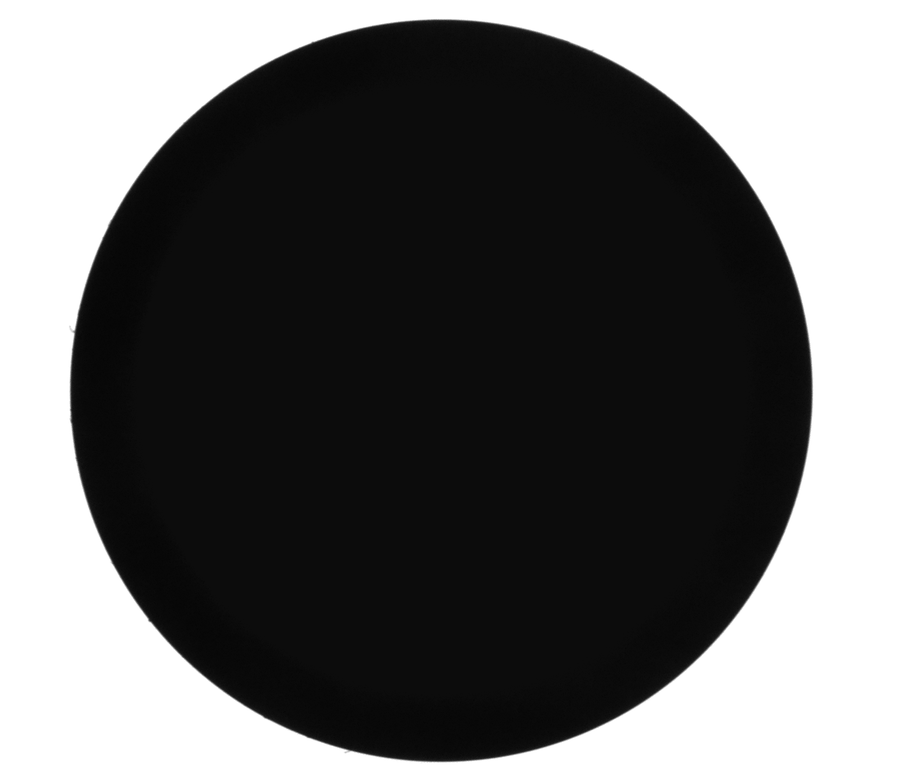
#> input picture Images_Outer/resim1.png, 900 x 784 px, shrunk from 1649 x 1437 before the run
$ python subpixel_edges_code.py
#> lines starting #> are read from the running program, lines starting #| are printed output that depends on the picture; after the words box and inside, x2 and y2 are one past the last pixel; in counts of white or black regions, pixels touching at a corner belong together
#> further down, img_gray is the input picture: shape (784, 900); min 5, max 255, mean 105.9
### subpixel_edges/final_detector_iter0.py
import numpy as np

from subpixel_edges.edgepixel import EdgePixel
from subpixel_edges.edges_iter0 import h_edges, v_edges


def main_iter0(F, threshold, iters, order):
#> called with threshold = 25, iters = 0, order = 2
    ep = EdgePixel()

    rows, cols = np.shape(F)
#> rows = 784; cols = 900
    [x, y] = np.meshgrid(np.arange(cols), np.arange(rows))

    Fx = np.zeros((rows, cols))
    Fx[0: rows, 1: cols - 1] = 0.5 * (F[0: rows, 2: cols] - F[0: rows, 0: cols - 2])
    Fy = np.zeros((rows, cols))
    Fy[1: rows - 1, 0: cols] = 0.5 * (F[2: rows, 0: cols] - F[0: rows - 2, 0: cols])
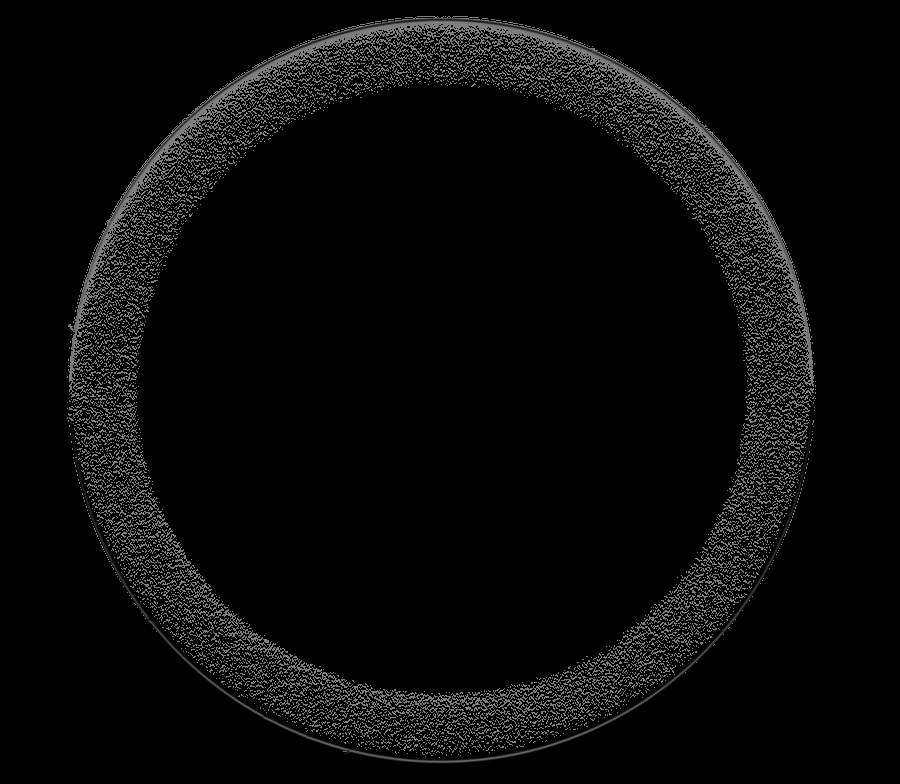
#> Fy: shape (784, 900) float64; min 0, max 127.5, mean 9.2
    grad = np.sqrt(Fx ** 2 + Fy ** 2)
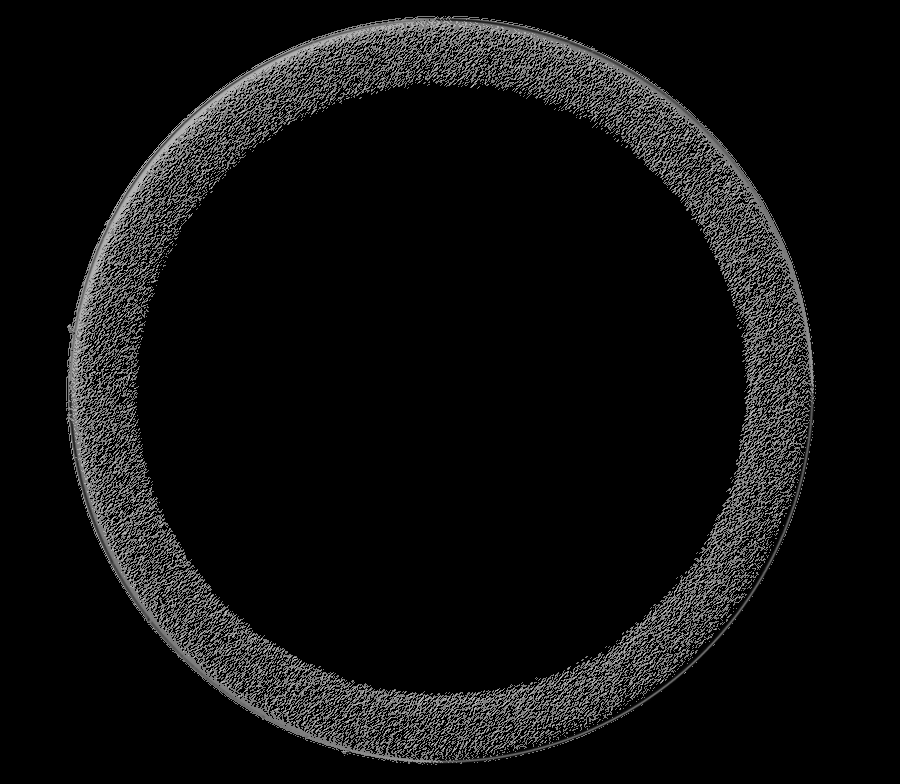
#> grad: shape (784, 900) float64; min 0, max 180.3, mean 16.1

    abs_Fy_inner = np.abs(Fy[5:rows - 5, 2: cols - 2])
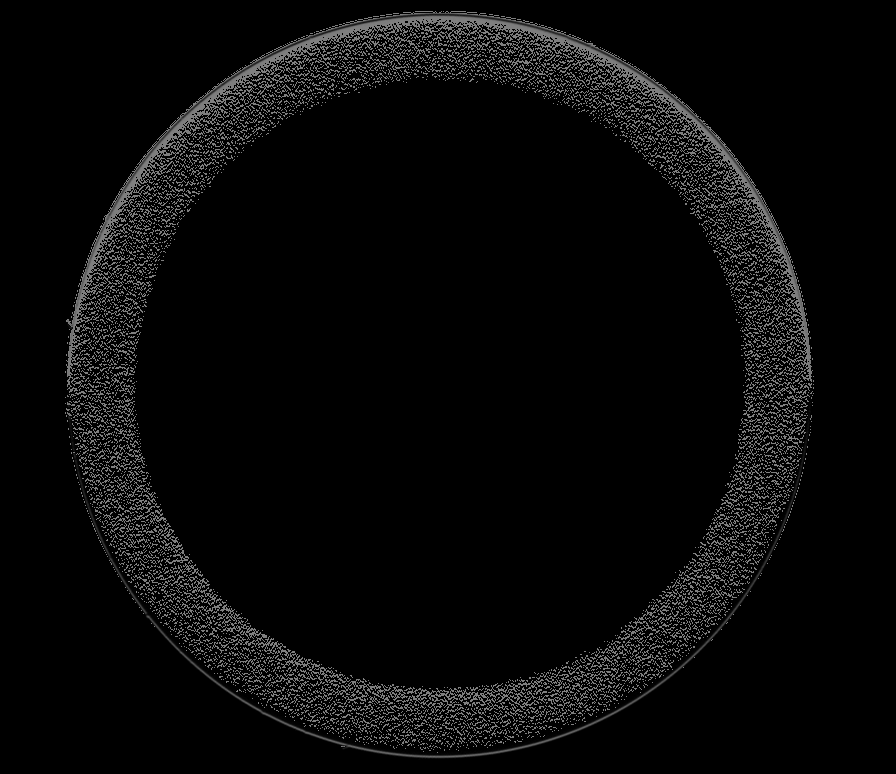
#> abs_Fy_inner: shape (774, 896) float64; min 0, max 127.5, mean 9.3
    abs_Fx_inner = np.abs(Fx[2:rows - 2, 5: cols - 5])
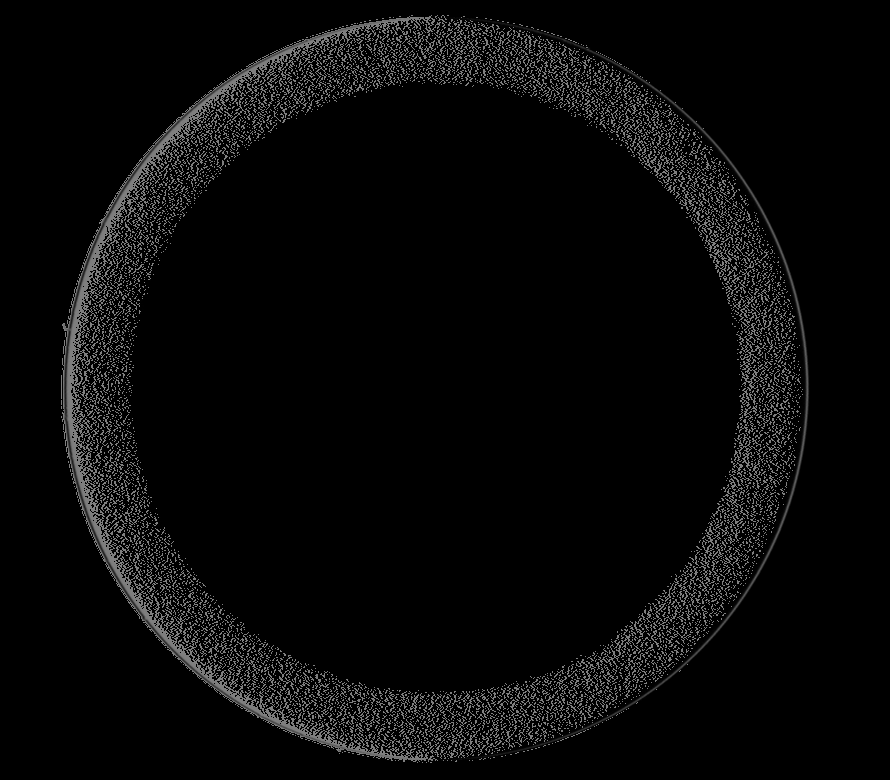
#> abs_Fx_inner: shape (780, 890) float64; min 0, max 127.5, mean 9

    Ey = np.zeros((rows, cols), dtype=bool)
    Ex = np.zeros((rows, cols), dtype=bool)

    Ey[5: rows - 5, 2: cols - 2] = np.logical_and.reduce([
        grad[5: rows - 5, 2: cols - 2] > threshold,
        abs_Fy_inner >= np.abs(Fx[5: rows - 5, 2: cols - 2]),
        abs_Fy_inner >= np.abs(Fy[4: rows - 6, 2: cols - 2]),
        abs_Fy_inner > np.abs(Fy[6: rows - 4, 2: cols - 2])
    ])
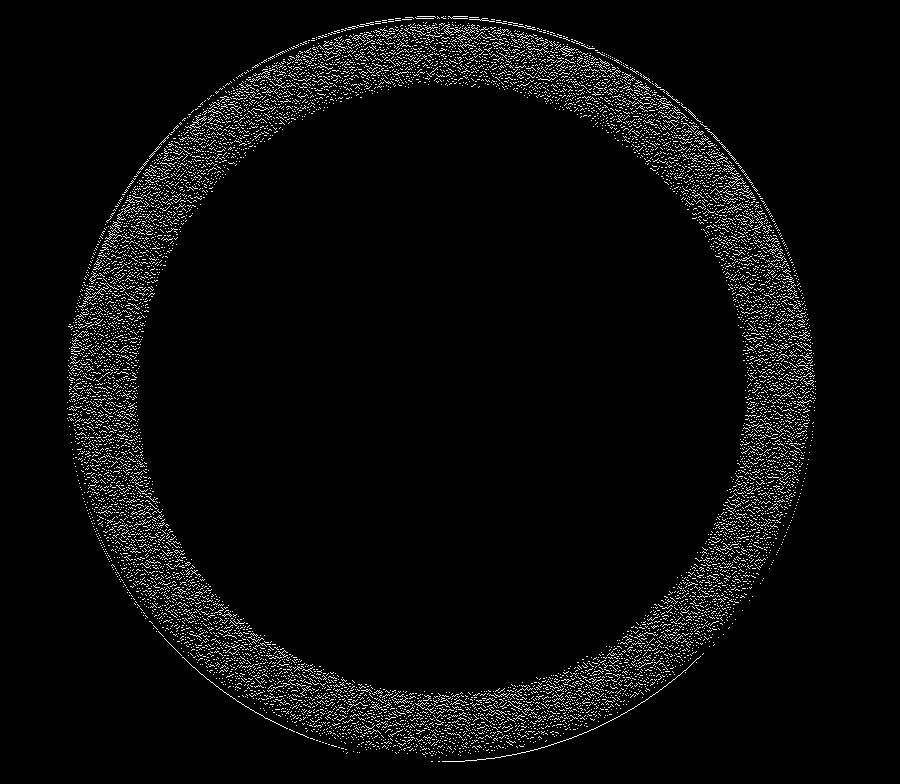
#> Ey: shape (784, 900) bool; 4.1% white in thin lines or dots, all inside (x1, y1, x2, y2) = (67, 16, 816, 762)

    Ex[2: rows - 2, 5: cols - 5] = np.logical_and.reduce([
        grad[2: rows - 2, 5: cols - 5] > threshold,
        abs_Fx_inner > np.abs(Fy[2: rows - 2, 5: cols - 5]),
        abs_Fx_inner >= np.abs(Fx[2: rows - 2, 4: cols - 6]),
        abs_Fx_inner > np.abs(Fx[2: rows - 2, 6: cols - 4])
    ])
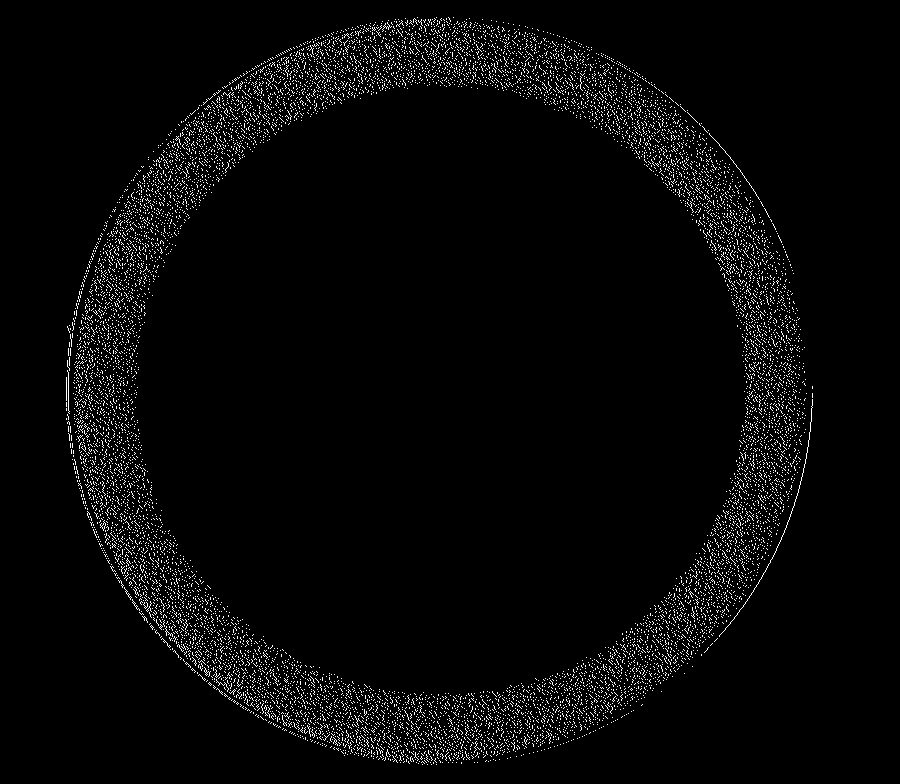
#> Ex: shape (784, 900) bool; 3.2% white in thin lines or dots, all inside (x1, y1, x2, y2) = (66, 17, 813, 765)

    Ey = Ey.ravel('F')
    Ex = Ex.ravel('F')
    y = y.ravel('F')
    x = x.ravel('F')

    edges_y = (x[Ey] * rows + y[Ey])
    edges_x = (x[Ex] * rows + y[Ex])

    F = F.ravel('F')
    Fx = Fx.ravel('F')
    Fy = Fy.ravel('F')

    ny = np.ones((np.shape(edges_y)[0], 1))
    ny[Fy[edges_y] < 0] = -1
    nx = np.ones((np.shape(edges_x)[0], 1))
    nx[Fx[edges_x] < 0] = -1

    Ay, By, ay, by, cy = h_edges(F, rows, Fx, Fy, edges_y, order)
    Ax, Bx, ax, bx, cx = v_edges(F, rows, Fx, Fy, edges_x, order)

    ay = ay.ravel('F')
    ax = ax.ravel('F')

    ep.position = np.r_[edges_y, edges_x]
    ep.x = np.r_[x[edges_y], x[edges_x] - ax]
    ep.y = np.r_[y[edges_y] - ay, y[edges_x]]

    ep.nx = np.r_[
        np.sign(Ay - By) / np.sqrt(1 + by ** 2) * by,
        np.sign(Ax - Bx) / np.sqrt(1 + bx ** 2),
    ]
    ep.ny = np.r_[
        np.sign(Ay - By) / np.sqrt(1 + by ** 2),
        np.sign(Ax - Bx) / np.sqrt(1 + bx ** 2) * bx,
    ]
    ep.curv = np.r_[
        2 * cy * ny / ((1 + by ** 2) ** 1.5),
        2 * cx * nx / ((1 + bx ** 2) ** 1.5),
    ]
    ep.i0 = np.r_[np.minimum(Ay, By), np.minimum(Ax, Bx)]
    ep.i1 = np.r_[np.maximum(Ay, By), np.maximum(Ax, Bx)]

    # # erase elements outside the image size
    index_to_erase1 = np.union1d(np.where(ep.x > cols), np.where(ep.y > rows))
#> index_to_erase1 = 603 values from 0 to 47079
    index_to_erase2 = np.union1d(np.where(ep.x < 0), np.where(ep.y < 0))
#> index_to_erase2 = 94 values from 124 to 48353

    index_to_erase = np.union1d(index_to_erase1, index_to_erase2)
#> index_to_erase = 697 values from 0 to 48353

    ep.x = np.delete(ep.x, index_to_erase)
    ep.y = np.delete(ep.y, index_to_erase)
    ep.nx = np.delete(ep.nx, index_to_erase)
    ep.ny = np.delete(ep.ny, index_to_erase)
    ep.i0 = np.delete(ep.i0, index_to_erase)
    ep.i1 = np.delete(ep.i1, index_to_erase)
    ep.position = np.delete(ep.position, index_to_erase)
    ep.curv = np.delete(ep.curv, index_to_erase)

    return ep

### subpixel_edges/__init__.py
import numpy as np

from subpixel_edges.final_detector_iter0 import main_iter0
from subpixel_edges.final_detector_iter1 import main_iter1
from subpixel_edges.final_detector_iterN import main_iterN


# [11 lines left out: function init, not called in this run]


def subpixel_edges(img, threshold, iters, order):
    """
    Detects subpixel features for each pixel belonging to an edge in `img`.

    The subpixel edge detection used the method published in the following paper:
    "Accurate Subpixel Edge Location Based on Partial Area Effect"
    http://www.sciencedirect.com/science/article/pii/S0262885612001850

    Parameters
    ----------
    img: ndarray
        A grayscale image.
    threshold: int or float
        Specifies the minimum difference of intensity at both
        sides of a pixel to be considered as an edge.
    iters: int
        Specifies how many smoothing iterations are needed
        to find the final edges:
            0:  Oriented to noise free images. No previous smoothing on
                the image. The detection is applied on the original
                image values (section 3 of the paper).
            1:  Oriented to low-noise images. The detection is applied
                on the image previously smoothed by a 3x3 mask
                (default) (sections 4 and 5 of the paper)
            >1: Oriented to high-noise images. Several stages of
                smoothing + detection + synthetic image creation are
                applied (section 6 of the paper). A few iterations are
                normally enough.
    order: int
        Specifies the order of the edges to find:
            1:  first order edges (straight lines)
            2:  second order edges (default)

    Returns
    -------
    An instance of EdgePixel
    """
    if iters == 0:
        return main_iter0(img, threshold, iters, order)
    elif iters == 1:
        return main_iter1(img, threshold, iters, order)
    elif iters > 1:
        for iterN in range(iters):
            ep, img = main_iterN(img, threshold, iters, order)
        return ep

### subpixel_edges/edgepixel.py
import numpy as np
import scipy


class EdgePixel:
    """
    Class describing pixel features.

    position:
        1D-index inside image
    x, y:
        subpixel position
    nx, ny:
        normal vector (normalized)
    curv:
        curvature
    i0, i1:
        intensities at both sides
    """
    def __init__(self, position=None, x=None, y=None, nx=None, ny=None, curv=None, i0=None, i1=None):

        self.position = position  # 1D index inside image
        self.x = x                # X subpixel position
        self.y = y                # Y subpixel position
        self.nx = nx              # normal vector (normalized)
        self.ny = ny              # normal vector (normalized)
        self.curv = curv          # curvature
        self.i0 = i0              # intensities
        self.i1 = i1              # intensities

    # [36 lines left out: functions save, load, not called in this run]

### subpixel_edges/edges_iter0.py
import numpy as np

from numba import njit


@njit(cache=True)
def h_edges(F, rows, Fx, Fy, edges, order):
    n_edges = np.shape(edges)[0]

    A = np.zeros((n_edges, 1))
    B = np.zeros((n_edges, 1))
    a = np.zeros((n_edges, 1))
    b = np.zeros((n_edges, 1))
    c = np.zeros((n_edges, 1))

    for k in range(n_edges):
        edge = edges[k]

        m1 = -1
        m2 = 1
        if Fx[edge] * Fy[edge] >= 0:
            m = 1
            l1 = 0
            r2 = 0
            min_l1 = -3
            max_r2 = 3
            l2 = 1
            r1 = -1
            max_l2 = 4
            min_r1 = -4
        else:
            m = -1
            l1 = -1
            r2 = 1
            min_l1 = -4
            max_r2 = 4
            l2 = 0
            r1 = 0
            max_l2 = 3
            min_r1 = -3

        if np.abs(Fx[edge]) < 1:
            l1 = -1
            l2 = 1
            r1 = -1
            r2 = 1

        while l1 > min_l1 and np.abs(Fy[edge - rows + l1]) >= np.abs(Fy[edge - rows + l1 - 1]):
            l1 -= 1

        while l2 < max_l2 and np.abs(Fy[edge - rows + l2]) >= np.abs(Fy[edge - rows + l2 + 1]):
            l2 += 1

        while m1 > -4 and np.abs(Fy[edge + m1]) >= np.abs(Fy[edge + m1 - 1]):
            m1 -= 1

        while m2 < 4 and np.abs(Fy[edge + m2]) >= np.abs(Fy[edge + m2 + 1]):
            m2 += 1

        while r1 > min_r1 and np.abs(Fy[edge + rows + r1]) >= np.abs(Fy[edge + rows + r1 - 1]):
            r1 -= 1

        while r2 < max_r2 and np.abs(Fy[edge + rows + r2]) >= np.abs(Fy[edge + rows + r2 + 1]):
            r2 += 1

        if m > 0:
            AA = (F[edge + m2] + F[edge + rows + r2]) / 2
            BB = (F[edge - rows + l1] + F[edge + m1]) / 2
        else:
            AA = (F[edge - rows + l2] + F[edge + m2]) / 2
            BB = (F[edge + m1] + F[edge + rows + r1]) / 2

        SL = 0
        SM = 0
        SR = 0

        for n in range(l1, l2 + 1):
            SL += F[edge - rows + n]

        for n in range(m1, m2 + 1):
            SM += F[edge + n]

        for n in range(r1, r2 + 1):
            SR += F[edge + rows + n]

        den = 2 * (AA - BB)

        if order == 2:
            if den != 0:
                c[k] = (SL + SR - 2 * SM + AA * (2 * m2 - l2 - r2) - BB * (2 * m1 - l1 - r1)) / den

        else:
            c[k] = 0

        if den != 0:
            b[k] = (SR - SL + AA * (l2 - r2) - BB * (l1 - r1)) / den
            a[k] = (2 * SM - AA * (1 + 2 * m2) - BB * (1 - 2 * m1)) / den - c[k] / 12

        A[k] = AA
        B[k] = BB

    return A, B, a, b, c


@njit(cache=True)
def v_edges(F, rows, Fx, Fy, edges, order):
    n_edges = np.shape(edges)[0]

    A = np.zeros((n_edges, 1))
    B = np.zeros((n_edges, 1))
    a = np.zeros((n_edges, 1))
    b = np.zeros((n_edges, 1))
    c = np.zeros((n_edges, 1))

    for k in range(n_edges):
        edge = edges[k]

        m1 = -1
        m2 = 1
        if Fx[edge] * Fy[edge] >= 0:
            m = 1
            l1 = 0
            r2 = 0
            min_l1 = -3
            max_r2 = 3
            l2 = 1
            r1 = -1
            max_l2 = 4
            min_r1 = -4
        else:
            m = -1
            l1 = -1
            r2 = 1
            min_l1 = -4
            max_r2 = 4
            l2 = 0
            r1 = 0
            max_l2 = 3
            min_r1 = -3

        if np.abs(Fy[edge]) < 1:
            l1 = -1
            l2 = 1
            r1 = -1
            r2 = 1

        while l1 > min_l1 and np.abs(Fx[edge - 1 + l1 * rows]) >= np.abs(Fx[edge - 1 + (l1 - 1) * rows]):
            l1 -= 1

        while l2 < max_l2 and np.abs(Fx[edge - 1 + l2 * rows]) >= np.abs(Fx[edge - 1 + (l2 + 1) * rows]):
            l2 += 1

        while m1 > -4 and np.abs(Fx[edge + m1 * rows]) >= np.abs(Fx[edge + (m1 - 1) * rows]):
            m1 -= 1

        while m2 < 4 and np.abs(Fx[edge + m2 * rows]) >= np.abs(Fx[edge + (m2 + 1) * rows]):
            m2 += 1

        while r1 > min_r1 and np.abs(Fx[edge + 1 + r1 * rows]) >= np.abs(Fx[edge + 1 + (r1 - 1) * rows]):
            r1 -= 1

        while r2 < max_r2 and np.abs(Fx[edge + 1 + r2 * rows]) >= np.abs(Fx[edge + 1 + (r2 + 1) * rows]):
            r2 += 1

        if m > 0:
            AA = (F[edge + m2 * rows] + F[edge + 1 + r2 * rows]) / 2
            BB = (F[edge - 1 + l1 * rows] + F[edge + m1 * rows]) / 2
        else:
            AA = (F[edge - 1 + l2 * rows] + F[edge + m2 * rows]) / 2
            BB = (F[edge + m1 * rows] + F[edge + 1 + r1 * rows]) / 2

        SL = 0
        SM = 0
        SR = 0

        for n in range(l1, l2 + 1):
            SL += F[edge - 1 + n * rows]

        for n in range(m1, m2 + 1):
            SM += F[edge + n * rows]

        for n in range(r1, r2 + 1):
            SR += F[edge + 1 + n * rows]

        # compute edge features
        den = 2 * (AA - BB)

        if order == 2:
            if den != 0:
                c[k] = (SL + SR - 2 * SM + AA * (2 * m2 - l2 - r2) - BB * (2 * m1 - l1 - r1)) / den

        else:
            c[k] = 0

        if den != 0:
            b[k] = (SR - SL + AA * (l2 - r2) - BB * (l1 - r1)) / den
            a[k] = (2 * SM - AA * (1 + 2 * m2) - BB * (1 - 2 * m1)) / den - c[k] / 12

        A[k] = AA
        B[k] = BB

    return A, B, a, b, c

### subpixel_edges_code.py
# -*- coding: utf-8 -*-
"""
Created on Wed Jun 25 13:32:05 2025

@author: gokhanpoyraz
"""
import os
import cv2
import numpy as np
import matplotlib.pyplot as plt
from subpixel_edges import subpixel_edges

klasor = r"C:\Users\gokhanpoyraz\Desktop\Çalışmalar\Circle_Fitting_Comparison\Concentricity_Measurement-main\Images_Outer"
dosya_adi = "resim1.png"
tam_yol = os.path.join(klasor, dosya_adi)

if not os.path.exists(tam_yol):
    raise FileNotFoundError(f"Görüntü dosyası bulunamadı:\n{tam_yol}")

# Türkçe karakterli yollarda imdecode yöntemi
with open(tam_yol, 'rb') as f:
    img_bytes = f.read()
img_array = np.asarray(bytearray(img_bytes), dtype=np.uint8)
img_gray = cv2.imdecode(img_array, cv2.IMREAD_GRAYSCALE)

if img_gray is None:
    raise ValueError("cv2.imdecode başarısız: Dosya okunamadı veya bozuk olabilir")

edges = subpixel_edges(img_gray, 25, 0, 2)

plt.imshow(img_gray, cmap='gray')
plt.quiver(edges.x, edges.y, edges.nx, -edges.ny, scale=40)
plt.title("Subpixel Edge Detection")
plt.show()
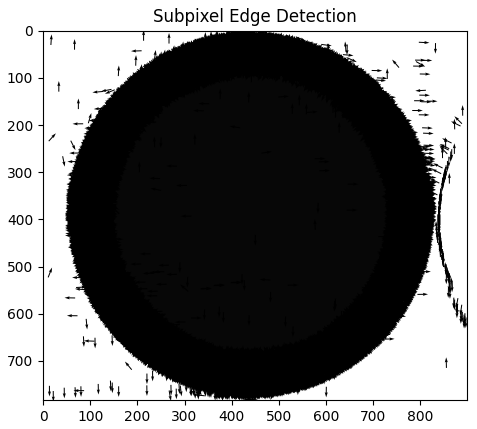
#> figure drawn by matplotlib, 1 panel
